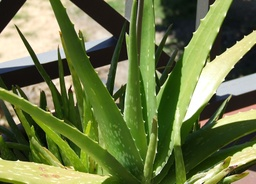
#> input picture Practica 3/AloeVera.jpg, 256 x 184 px, shrunk from 1024 x 737 before the run, found by its file name
$ python noise.py
#> lines starting #> are read from the running program, lines starting #| are printed output that depends on the picture
#> further down, img is the input picture: shape (184, 256, 3); mean R, G, B 108.2, 120.2, 71.3
import matplotlib.pyplot as plt
import numpy as np
from PIL import Image
import cv2


def saltAndPepper_noise(img, percent):
# img: Image to introduce the noise
# percent [0,1) percentaje of noise
    per = int(percent * img.size)
    for k in range(per):
        i = int(np.random.random() * img.shape[1])
        j = int(np.random.random() * img.shape[0])
        if img.ndim == 2:
            img[j,i] = 255
        elif (img.ndim == 3):
            img[j,i,0] = 255
            img[j,i,1] = 255
            img[j,i,2] = 255
    return img

def clamp(num, min_value=0, max_value=255): return int(max(min(num, max_value), min_value))

def gaussian_noise(img):
    global s
    h,w,c = img.shape
#> h = 184; w = 256; c = 3
    for row in range(h):
        for col in range(w):
            s = np.random.normal(0,20,3)
            b = img[row,col,0]
            g = img[row,col,1]
            r = img[row,col,2]
            img[row,col,0] = clamp(b + s[0])
            img[row,col,1] = clamp(g + s[1])
            img[row,col,2] = clamp(r + s[2])
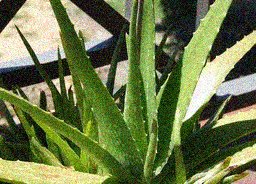
#> img: shape (184, 256, 3); mean R, G, B 107.5, 119.8, 72.3
    return img


if __name__ == '__main__':

    plt.figure(figsize=(15, 5))
    plt.subplot(131)
    img = np.array(Image.open('Practica 3/AloeVera.jpg'))
    plt.imshow(img)
    plt.title('Original Image')
    plt.axis('off')


    plt.subplot(132)
    img_noise = gaussian_noise(img)
    plt.imshow(img_noise)
    plt.title('Gaussian Noise')
    plt.axis('off')

    img_filtered = cv2.medianBlur(img_noise, 3)
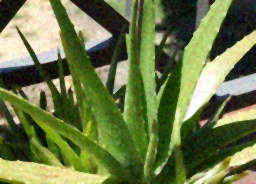
#> img_filtered: shape (184, 256, 3); mean R, G, B 107.3, 119.6, 70.7
    plt.subplot(133)
    plt.imshow(img_filtered)
    plt.title('Filtered Image (Median Blur)')
    plt.axis('off')

    plt.show()
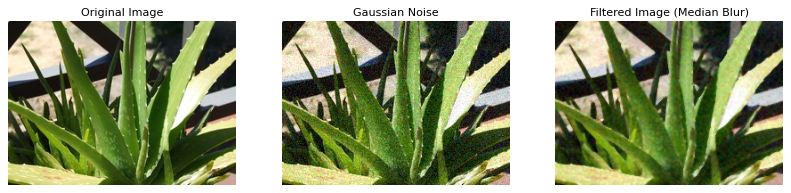
#> figure drawn by matplotlib, 3 panels
